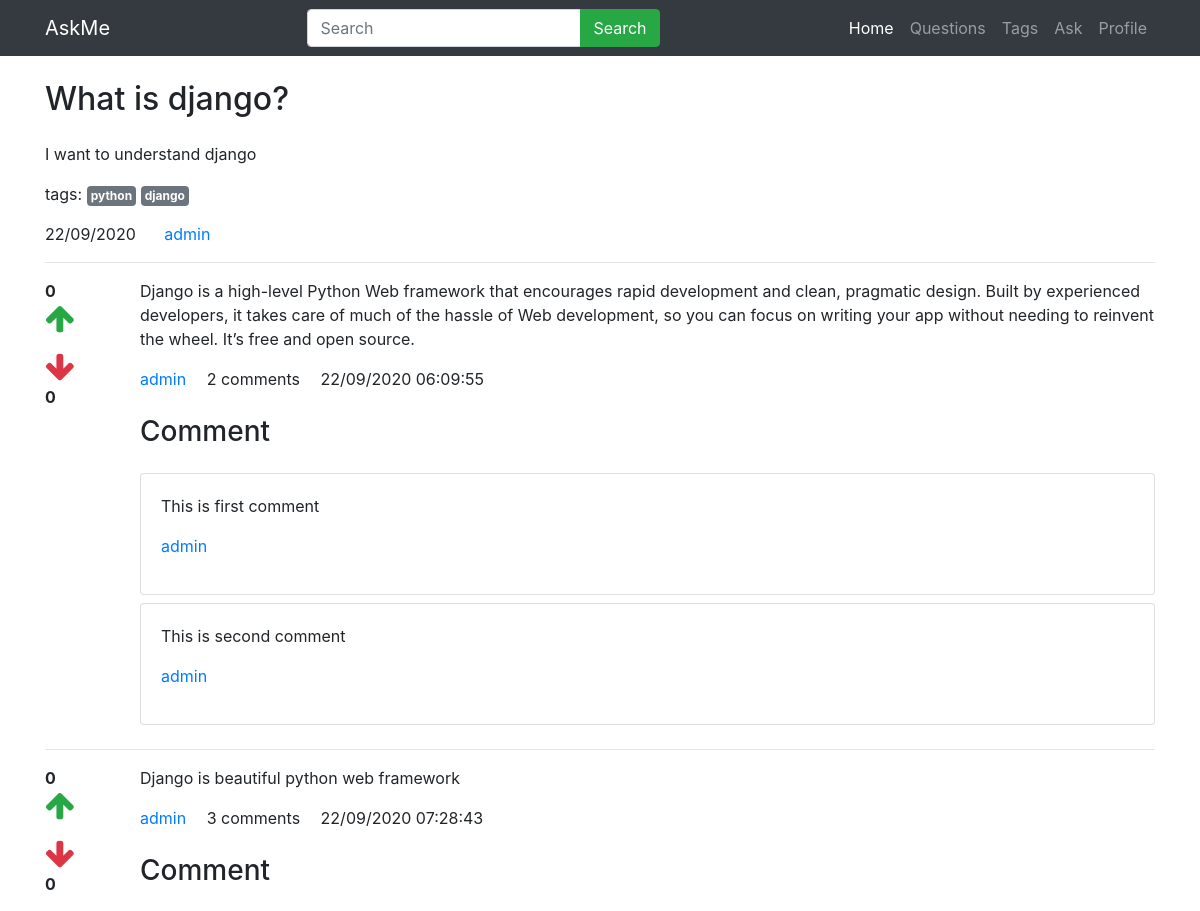
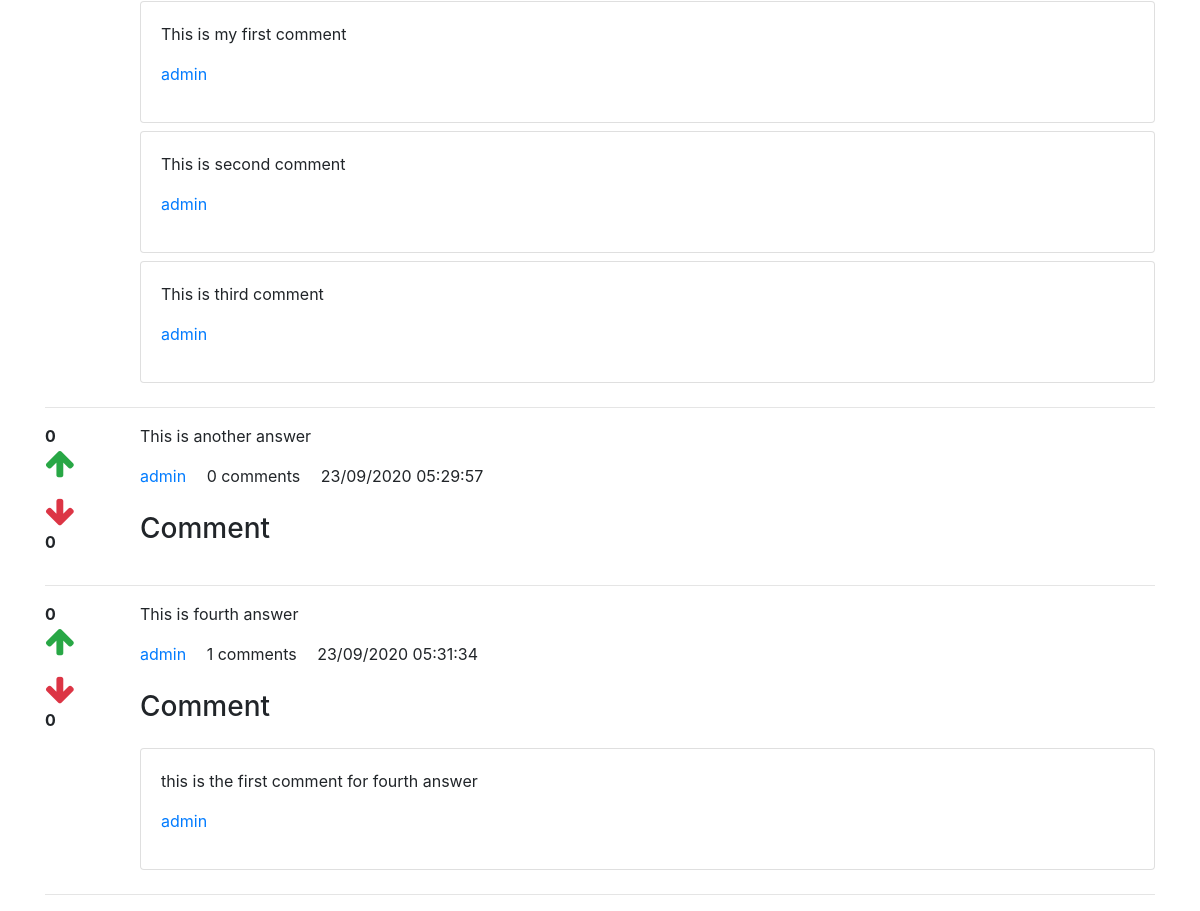
The page /detail/4 on the database as committed earlier (2 pictures, top to bottom).
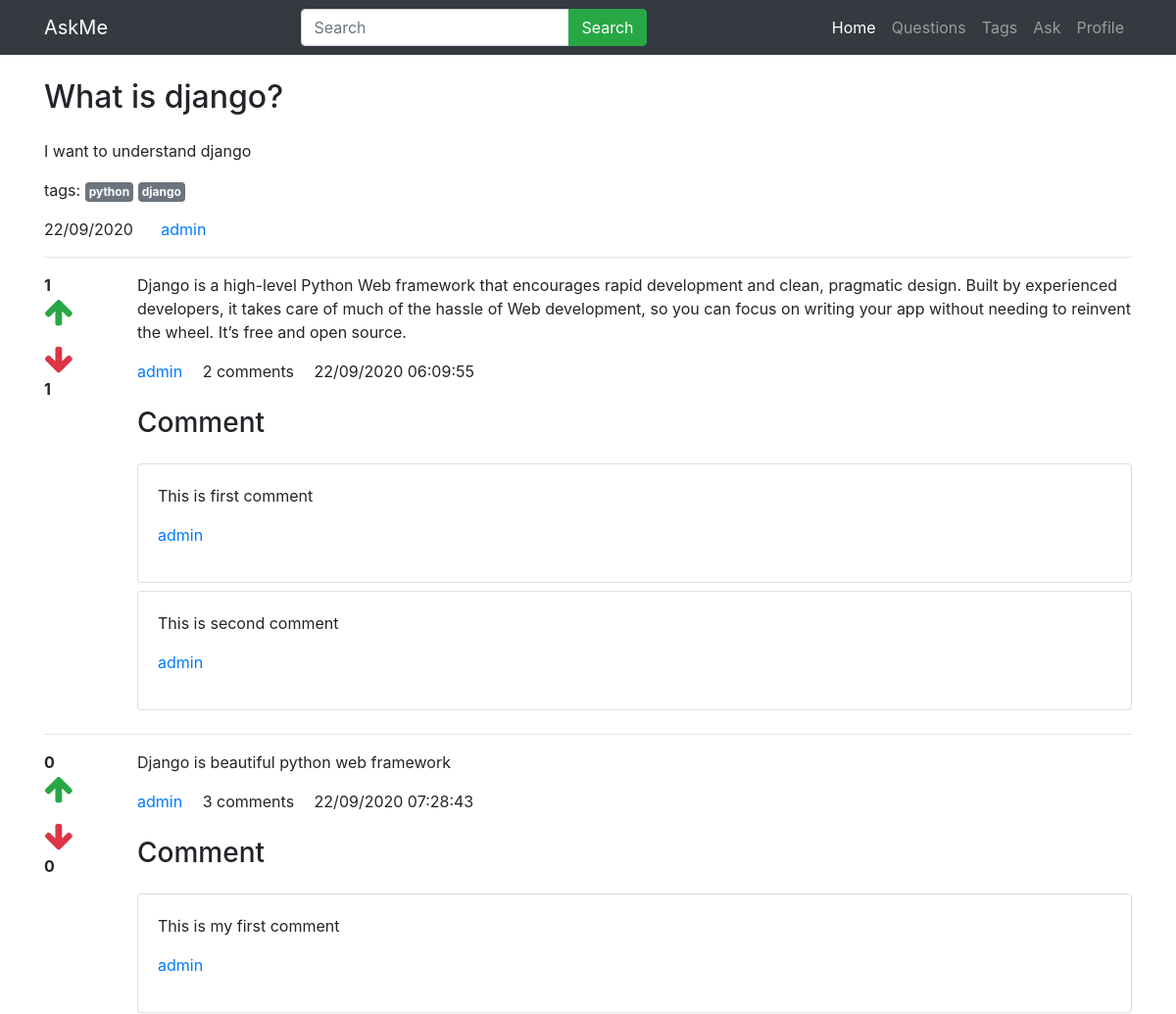
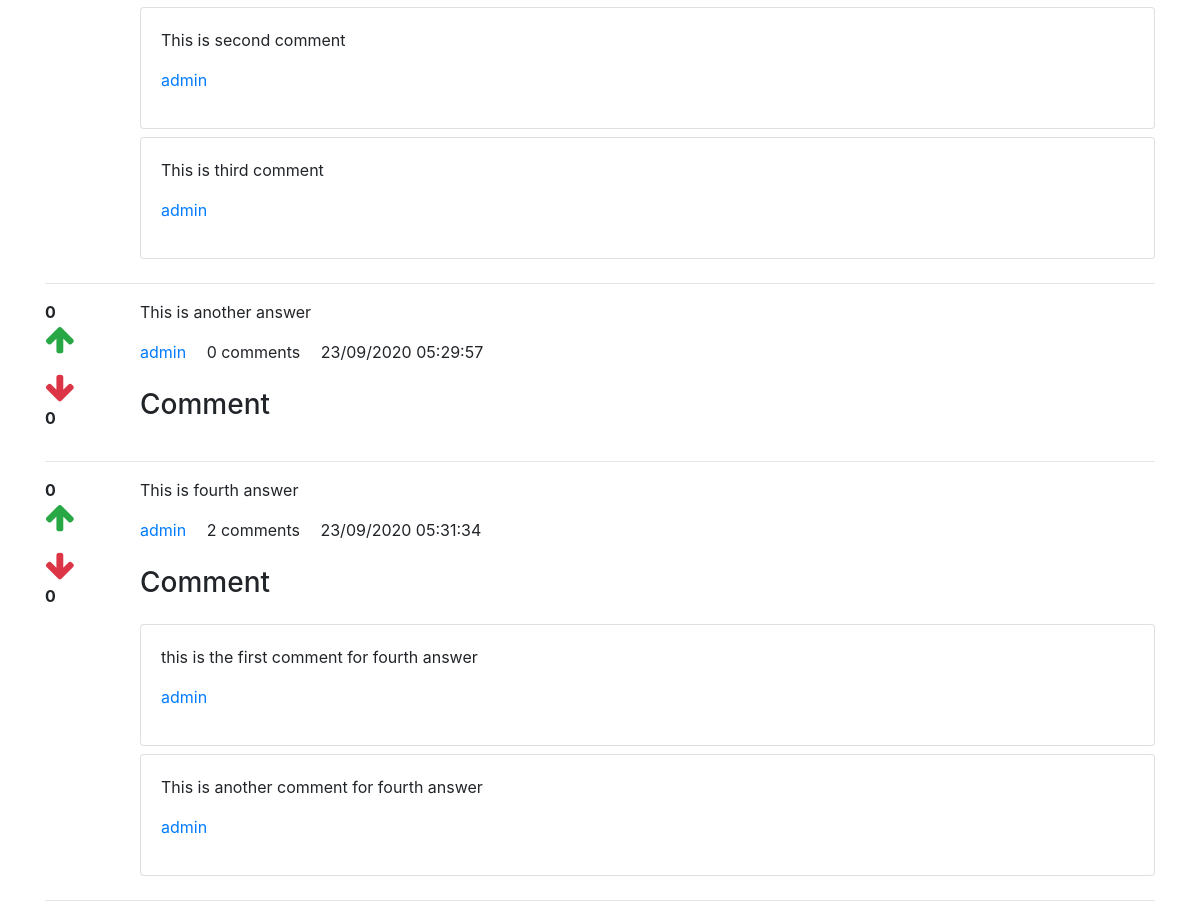
The same page on the database as committed later (2 pictures, top to bottom).
### main/models.py (models this page shows, shortened)
class Answer(models.Model):
    question=models.ForeignKey(Question,on_delete=models.CASCADE)
    user=models.ForeignKey(User,on_delete=models.CASCADE)
    detail=models.TextField()
    add_time=models.DateTimeField(auto_now_add=True)

class Comment(models.Model):
    answer=models.ForeignKey(Answer,on_delete=models.CASCADE)
    user=models.ForeignKey(User,on_delete=models.CASCADE,related_name='comment_user')
    comment=models.TextField(default='')
    add_time=models.DateTimeField(auto_now_add=True)

### main/views.py (the view, shortened to what this page needs)
# urls.py: path('detail/<int:id>',views.detail,name='detail'),
def detail(request,id):
    quest=Question.objects.get(pk=id)
    tags=quest.tags.split(',')
    answers=Answer.objects.filter(question=quest)
    answerform=AnswerForm
    return render(request,'detail.html',{
        'quest':quest,
        'tags':tags,
        'answers':answers,
        'answerform':answerform
    })

### main/templates/detail.html (shortened to what this page needs)
{% load static %}
{% load humanize %}
<!DOCTYPE html>
<html lang="en">
<head>
    <link rel="stylesheet" href="{% static 'animate.min.css' %}" />
    <link rel="stylesheet" href="{% static 'bootstrap.min.css' %}" />
    <link rel="stylesheet" href="{% static 'fa4/css/font-awesome.min.css' %}" />
</head>
<body>
    <nav class="navbar navbar-expand-lg navbar-dark bg-dark">
        <div class="container">
            <a class="navbar-brand" href="#">AskMe</a>
            <div class="collapse navbar-collapse" id="navbarNav">
                <form class="ml-auto" action="/">
                    <div class="input-group">
                        <input type="text" name="q" class="form-control" placeholder="Search" />
                        <div class="input-group-append">
                        <button class="btn btn-success" type="submit" id="button-addon2">Search</button>
                        </div>
                    </div>
                </form>
                <ul class="navbar-nav ml-auto">
                    <li class="nav-item active">
                        <a class="nav-link" href="#">Home</a>
                    </li>
                    <li class="nav-item">
                        <a class="nav-link" href="#">Questions</a>
                    </li>
                    <li class="nav-item">
                        <a class="nav-link" href="#">Tags</a>
                    </li>
                    <li class="nav-item">
                        <a class="nav-link" href="#">Ask</a>
                    </li>
                    <li class="nav-item">
                        <a class="nav-link" href="#">Profile</a>
                    </li>
                </ul>
            </div>
        </div>
    </nav>
    <div class="container">
        <h2 class="my-4">{{quest.title}}</h2>
        <p>{{quest.detail}}</p>
        <p>
            tags:
            {% for tag in tags %}
            <a href="#" class="badge badge-secondary p-1">{{tag}}</a>
            {% endfor %}
        </p>
        <p>
            <span class="mr-4">{{quest.add_time|date:'d/m/Y'}}</span>
            <a href="#">{{quest.user.username}}</a>
        </p>
        <hr/>
        {% for answer in answers %}
        <div class="row">
            <div class="col-1">
                <div class="upvote">
                    <strong class="upvote-count-{{answer.id}}">{{answer.upvote_set.count}}</strong><br/>
                    <span class="text-success">
                        <i class="fa fa-arrow-up fa-2x upvote-click" data-answer="{{answer.id}}"></i>
                    </span>
                </div>
                <div class="downvote mt-3">
                    <span class="text-danger">
                        <i class="fa fa-arrow-down fa-2x downvote-click" data-answer="{{answer.id}}"></i>
                    </span><br/>
                    <strong class="downvote-count-{{answer.id}}">{{answer.downvote_set.count}}</strong>
                </div>
            </div>
            <div class="col-11">
                <p>
                    {{ answer.detail }}
                </p>
                <p>
                    <a href="#" class="mr-3">{{answer.user.username}}</a>
                    <span class="mr-3"><span class="comment-count-{{answer.id}}">{{answer.comment_set.count}}</span> comments</span>
                    <span>{{answer.add_time|date:'d/m/Y h:i:s'}}</span>
                </p>
                <h3 class="my-4">Comment</h3>
                <div class="comment-wrapper-{{answer.id}}">
                    {% for comment in answer.comment_set.all %}
                    <div class="card mb-2">
                        <div class="card-body">
                            <p>{{comment.comment}}</p>
                            <p>
                                <a href="#">{{comment.user.username}}</a>
                            </p>
                        </div>
                    </div>
                    {% endfor %}
                </div>
            </div>
        </div>
        <hr/>
        {% endfor %}
    </div>
</body>
</html>

Rows that differ between the two databases and show on the page:
computed for Answer (number 1 of 4 on the later page): upvote_set.count "0" → "1"; downvote_set.count "0" → "1"
computed for Answer "This is fourth answer": comment_set.count "1" → "2"
added Comment: comment "This is another comment for fourth answer", user.username "admin", shown under Answer "This is fourth answer"
